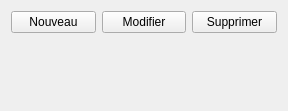
<?xml version="1.0" encoding="UTF-8"?>
<ui version="4.0">
 <class>TaskWidget</class>
 <widget class="QWidget" name="TaskWidget">
  <property name="geometry">
   <rect>
    <x>0</x>
    <y>0</y>
    <width>288</width>
    <height>111</height>
   </rect>
  </property>
  <property name="windowTitle">
   <string>Form</string>
  </property>
  <layout class="QVBoxLayout" name="verticalLayout">
   <item>
    <layout class="QHBoxLayout" name="horizontalLayout">
     <item>
      <widget class="QPushButton" name="newTask">
       <property name="text">
        <string>Nouveau</string>
       </property>
       <property name="icon">
        <iconset resource="../resources.qrc">
         <normaloff>:/icons/add</normaloff>:/icons/add</iconset>
       </property>
      </widget>
     </item>
     <item>
      <widget class="QPushButton" name="modifyTask">
       <property name="text">
        <string>Modifier</string>
       </property>
      </widget>
     </item>
     <item>
      <widget class="QPushButton" name="deleteTask">
       <property name="text">
        <string>Supprimer</string>
       </property>
       <property name="icon">
        <iconset resource="../resources.qrc">
         <normaloff>:/icons/remove</normaloff>:/icons/remove</iconset>
       </property>
      </widget>
     </item>
    </layout>
   </item>
   <item>
    <widget class="TaskForm" name="taskForm" native="true"/>
   </item>
   <item>
    <spacer name="verticalSpacer">
     <property name="orientation">
      <enum>Qt::Vertical</enum>
     </property>
     <property name="sizeHint" stdset="0">
      <size>
       <width>20</width>
       <height>40</height>
      </size>
     </property>
    </spacer>
   </item>
  </layout>
 </widget>
 <customwidgets>
  <customwidget>
   <class>TaskForm</class>
   <extends>QWidget</extends>
   <header>CustomWidgets/taskform.h</header>
   <container>1</container>
  </customwidget>
 </customwidgets>
 <resources>
  <include location="../resources.qrc"/>
 </resources>
 <connections/>
</ui>
